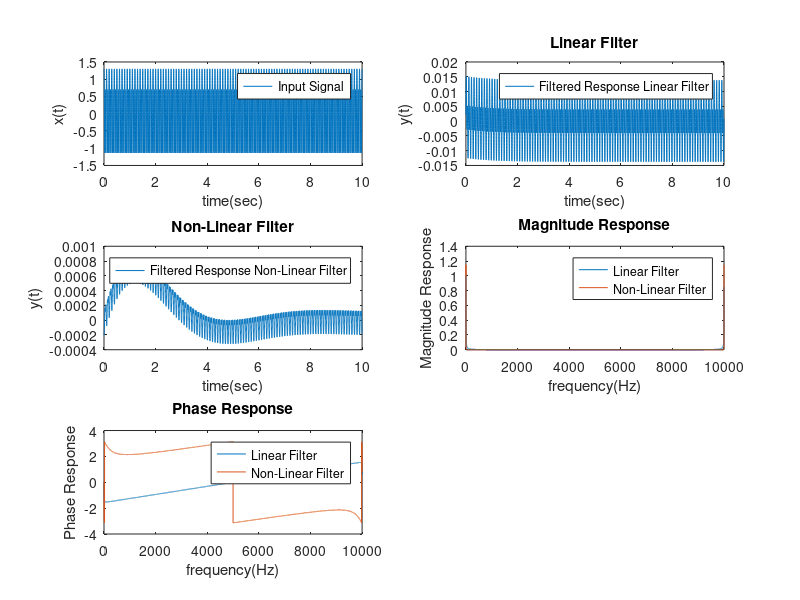

Write the MATLAB code that produced this figure.
t=0:0.001:10; 	% time scale
k=0:1:10000; 	% samples of fft
x=0.5*cos(2*pi*10*t)+cos(2*pi*20*t)-0.2*cos(2*pi*30*t);    % input with some phase & frequency
h(t>=0)=exp(-t); 	% impulse response of linear filter
h1(t>=0)=(2/1.732)*exp(-0.5*t).*sin(1.732*0.5*t);	 % impulse response of non-linear filter
H=fft(h); 	% 10001 samples of Fourier transform of linear filter
H1=fft(h1);	 % 10001 samples of Fourier transform of non-linear filter
X=fft(x); 	% Fourier transform of input
Y=H.*X; 	% frequency response of linear filter
Y1=H1.*X;	 % frequency response of non-linear filter
y=ifft(Y); 	% time domain response of linear filter
y1=ifft(Y1); 	% time domain response of non-linear filter
subplot(321)
plot(t,x)
xlabel('time(sec)');
ylabel('x(t)');
legend('Input Signal')
subplot(322)
plot(t,0.001*y)
xlabel('time(sec)');
ylabel('y(t)');
legend('Filtered Response Linear Filter')
title('Linear Filter')
subplot(323)
plot(t,0.001*y1)
xlabel('time(sec)');
ylabel('y(t)');
legend('Filtered Response Non-Linear Filter')
title('Non-Linear Filter')
subplot(324)
plot(k,0.001*abs(H),k,0.001*abs(H1))
xlabel('frequency(Hz)');
ylabel('Magnitude Response');
legend('Linear Filter','Non-Linear Filter')
title('Magnitude Response')
subplot(325)
plot(k,angle(H),k,angle(H1))
xlabel('frequency(Hz)');
ylabel('Phase Response');
legend('Linear Filter','Non-Linear Filter')
title('Phase Response');
